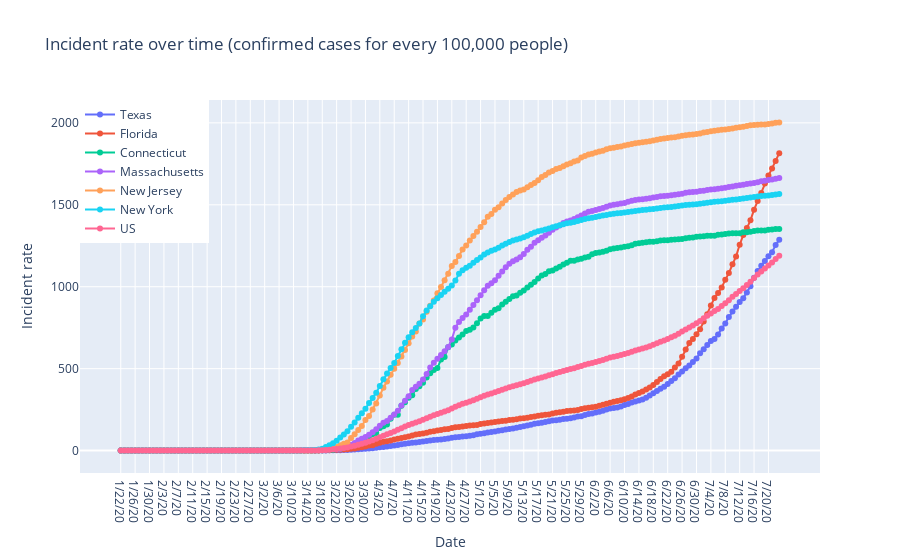

Write notebook code for a chart like this one.
### Code cell
plot_countries()

### Figure 1 — Plotly figure (JSON) as saved in the notebook; plotly's stock layout.template omitted (floating-point values rounded to 4 significant figures; data arrays with more than 128 entries replaced by an {"elided": "..."} marker saying what was removed)
{"data": [{"mode": "lines+markers", "name": "Texas", "type": "scatter", "x": {"elided": "184 str values"}, "y": {"elided": "184 float values"}}, {"mode": "lines+markers", "name": "Florida", "type": "scatter", "x": {"elided": "184 str values"}, "y": {"elided": "184 float values"}}, {"mode": "lines+markers", "name": "Connecticut", "type": "scatter", "x": {"elided": "184 str values"}, "y": {"elided": "184 float values"}}, {"mode": "lines+markers", "name": "Massachusetts", "type": "scatter", "x": {"elided": "184 str values"}, "y": {"elided": "184 float values"}}, {"mode": "lines+markers", "name": "New Jersey", "type": "scatter", "x": {"elided": "184 str values"}, "y": {"elided": "184 float values"}}, {"mode": "lines+markers", "name": "New York", "type": "scatter", "x": {"elided": "184 str values"}, "y": {"elided": "184 float values"}}, {"mode": "lines+markers", "name": "US", "type": "scatter", "x": {"elided": "184 str values"}, "y": {"elided": "184 float values"}}], "layout": {"legend": {"traceorder": "normal", "x": 0, "y": 1}, "title": {"text": "Incident rate over time (confirmed cases for every 100,000 people)"}, "xaxis": {"title": {"text": "Date"}}, "yaxis": {"title": {"text": "Incident rate"}}}}
